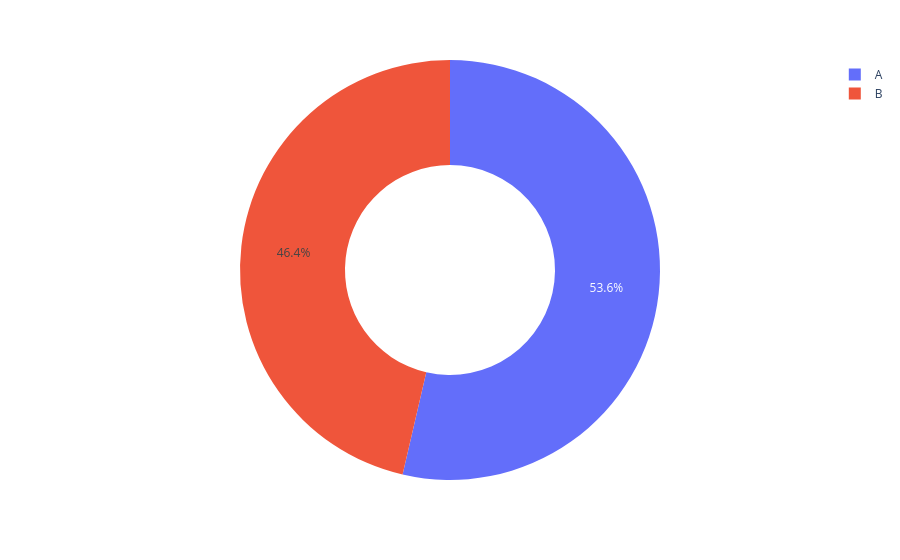

The notebook cell saved with this chart:
### Code cell
fig = px.pie(
    data_frame = product_sales,
    names = 'product',
    values = 'sales',
    hole = 0.5
)

fig.show()

### Figure 1 — Plotly figure (JSON) as saved in the notebook; plotly's stock layout.template omitted (floating-point values rounded to 4 significant figures)
{"data": [{"domain": {"x": [0, 1], "y": [0, 1]}, "hole": 0.5, "hovertemplate": "product=%{label}<br>sales=%{value}<extra></extra>", "labels": ["A", "B"], "legendgroup": "", "name": "", "showlegend": true, "type": "pie", "values": [2699, 2334]}], "layout": {"legend": {"tracegroupgap": 0}, "margin": {"t": 60}}}
